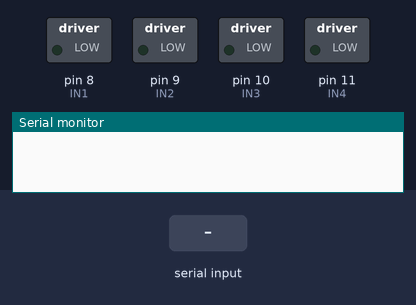
A sketch run on a simulated Arduino Uno, built with avr-gcc and run on an emulated ATmega328P. On the bench: switched loads named in the sketch (green lamp = pin HIGH), the last lines printed to the serial monitor. The inputs (shaded band) are chosen by the test bench.

Above: at 1.2 s.
1.3 s: "90,45\n" received over Serial
At 2.07 s:
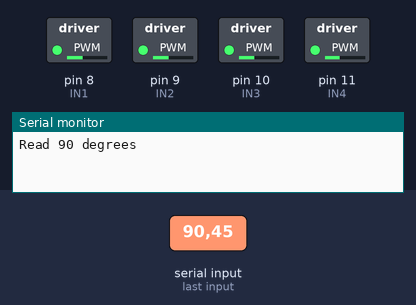
4.3 s: "30,150\n" received over Serial
At 7.1 s:
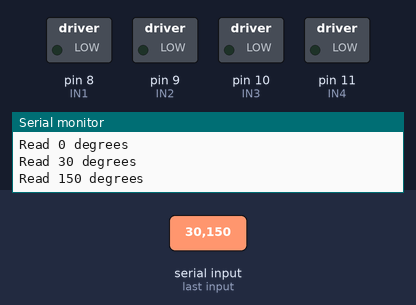
7.3 s: "5\n" received over Serial
At 7.9 s:
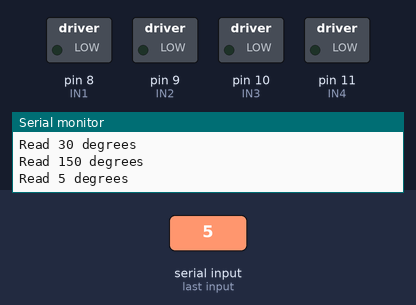
8.9 s: "200\n" received over Serial
At 9.67 s:
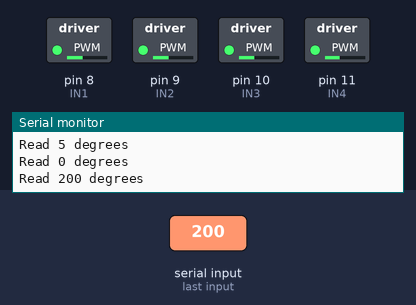
Timing chart, 0 to 12.8 s (numbered marks = the images above; inputs shaded):
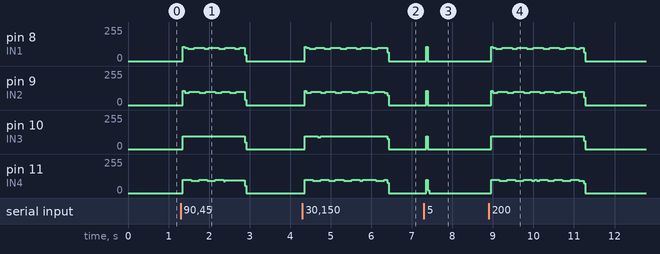

Measured:
- after the input at 1.3 s, pin 10 (IN3): 0/255 → 97/255 after 0.06 s, → 0/255 1.5 s later; pin 11 (IN4): 0/255 → 98/255 after 0.06 s, → 92/255 0.20 s later, → 98/255 0.20 s later, → 92/255 0.20 s later, … (9 changes in this stretch)
- after the input at 4.3 s, pin 10 (IN3): 0/255 → 97/255 after 0.06 s, → 89/255 0.32 s later, → 96/255 0.08 s later, → 0/255 1.6 s later; pin 11 (IN4): 0/255 → 98/255 after 0.06 s, → 92/255 0.20 s later, → 98/255 0.20 s later, → 92/255 0.20 s later, … (13 changes in this stretch)
- after the input at 7.3 s, pin 8 (IN1), pin 9 (IN2): 0/255 → 106/255 after 0.05 s, → 0/255 0.04 s later; pin 10 (IN3): 0/255 → 97/255 after 0.05 s, → 0/255 0.04 s later; pin 11 (IN4): 0/255 → 98/255 after 0.05 s, → 20/255 0.04 s later, → 0/255 0.04 s later
- after the input at 8.9 s, pin 10 (IN3): 0/255 → 97/255 after 0.06 s, → 0/255 2.3 s later; pin 11 (IN4): 0/255 → 98/255 after 0.06 s, → 92/255 0.20 s later, → 98/255 0.20 s later, → 92/255 0.20 s later, … (16 changes in this stretch)

The sketch:

motor_stepper2.ino.ino
```cpp
//define pin numbers
#define IN1  8
#define IN2  9
#define IN3  10
#define IN4  11

int ang = 0;
//for the delay
int mils = 1;

void setup() {

  pinMode(IN1, OUTPUT);
  pinMode(IN2, OUTPUT);
  pinMode(IN3, OUTPUT);
  pinMode(IN4, OUTPUT);
  Serial.begin(9600);


}

void loop() {
  // Read input from serial Monitor if available
  if (Serial.available()) {
    ang = Serial.parseInt();
    Serial.println("Read " + String(ang) + " degrees");
    rotate(ang);
  }

}

void rotate(int angle)
{
  int numberOfRounds = (int) angle * 1.42222; // angle*512/360
  for (int i = 0; i < numberOfRounds; i++) {

    //1000
    digitalWrite(IN1, HIGH);
    digitalWrite(IN2, LOW);
    digitalWrite(IN3, LOW);
    digitalWrite(IN4, LOW);
    delay(mils);

    //1100
    digitalWrite(IN1, HIGH);
    digitalWrite(IN2, HIGH);
    digitalWrite(IN3, LOW);
    digitalWrite(IN4, LOW);
    delay(mils);

    //0100
    digitalWrite(IN1, LOW);
    digitalWrite(IN2, HIGH);
    digitalWrite(IN3, LOW);
    digitalWrite(IN4, LOW);
    delay(mils);

    //0110
    digitalWrite(IN1, LOW);
    digitalWrite(IN2, HIGH);
    digitalWrite(IN3, HIGH);
    digitalWrite(IN4, LOW);
    delay(mils);

    //0011
    digitalWrite(IN1, LOW);
    digitalWrite(IN2, LOW);
    digitalWrite(IN3, HIGH);
    digitalWrite(IN4, HIGH);
    delay(mils);

    //0010
    digitalWrite(IN1, LOW);
    digitalWrite(IN2, LOW);
    digitalWrite(IN3, HIGH);
    digitalWrite(IN4, LOW);
    delay(mils);

    //0001
    digitalWrite(IN1, LOW);
    digitalWrite(IN2, LOW);
    digitalWrite(IN3, LOW);
    digitalWrite(IN4, HIGH);
    delay(mils);

    //1001
    digitalWrite(IN1, HIGH);
    digitalWrite(IN2, LOW);
    digitalWrite(IN3, LOW);
    digitalWrite(IN4, HIGH);
    delay(mils);


  }
  // Switch off all phases
  digitalWrite(IN1, LOW);
  digitalWrite(IN2, LOW);
  digitalWrite(IN3, LOW);
  digitalWrite(IN4, LOW);
}
```
